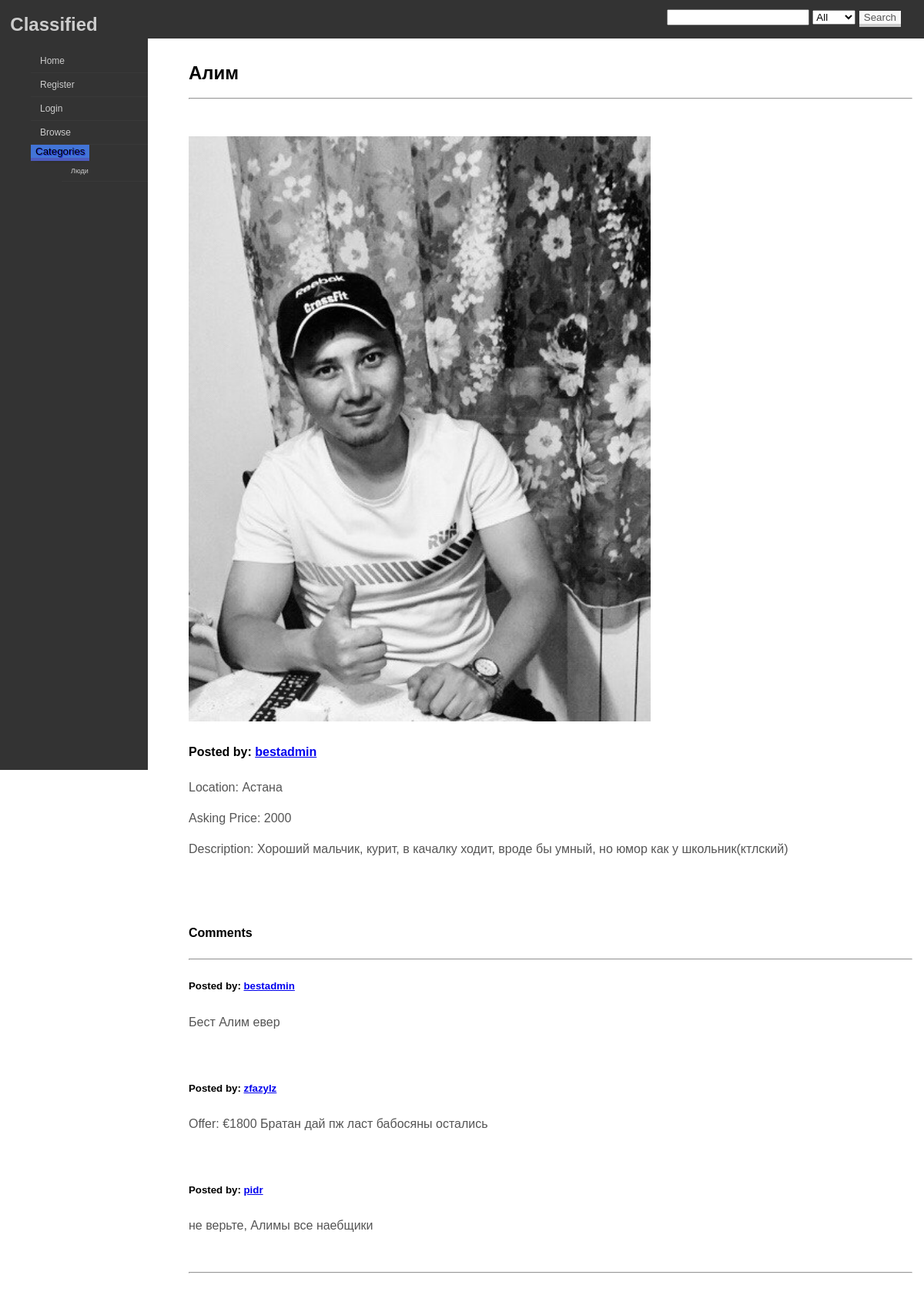
/adverts/display_advert/1, run on the app's committed database.
### adverts/models.py (models this page shows, shortened)
class Advert(models.Model):
    user = models.ForeignKey(User, on_delete=models.CASCADE)
    category = models.ForeignKey(Category, null=False, on_delete=models.CASCADE)
    title = models.CharField(max_length=100, null=False)
    description = models.TextField()
    price = models.IntegerField(null=False)
    image = models.FileField(upload_to=get_upload_file_name, null=True, blank=True)
    location = models.CharField(max_length=50, null=False)
    pub_date = models.DateField(auto_now_add=True)

class Comment(models.Model):
    user = models.ForeignKey(User, on_delete=models.CASCADE)
    advert = models.ForeignKey(Advert, on_delete=models.CASCADE)
    text = models.TextField(null=False)

class Category(models.Model):
    name = models.CharField(max_length=40)

### adverts/views.py (the view)
# urls.py: path('display_advert/<advert_id>', display_advert, name='display'),
def display_advert(request, advert_id):
    content = dict()
    content['categories'] = Category.objects.all().order_by('id')
    content['ad'] = get_object_or_404(Advert, pk=advert_id)
    return render(request, 'display_advert.html', content)

### templates/display_advert.html (shortened to what this page needs)
{% extends 'base.html' %}
{% block content %}
<h2>{{ ad.title }}</h2>
<hr>
<br>
{% if ad.image %}
<P><img src="/static/images/{{ ad.image }}" width="600" /></P>
{% endif %}
<h4>Posted by: <a href="{% url 'accounts:public_profile' ad.user.pk %}">{{ ad.user }}</a></h4>
<p>Location: {{ ad.location }}</p>
<p>Asking Price: {{ ad.price }}</p>
<p>Description: {{ ad.description }}</p>
<br>
<br>
<h4>Comments</h4>
<hr>
{% for c in ad.comment_set.all %}
<h5>Posted by: <a href="{% url 'accounts:public_profile' c.user.pk %}">{{ c.user }}</a> &nbsp&nbsp
</h5>
<P>{{ c.text }}</P>
<br>
{% endfor %}
<hr>
<br>
{% endblock %}

### templates/base.html (shortened to what this page needs)
<!DOCTYPE html>
{% load static %}
<html xmlns="http://www.w3.org/1999/html">
<head>
    <link rel="stylesheet" type="text/css" href="{% static 'classified/css/simple.css' %}"/>
    <link rel="stylesheet" type="text/css" href="{% static 'classified/css/sidebar.css' %}"/>
    <link rel="stylesheet" type="text/css" href="{% static 'classified/css/buttons.css' %}"/>
</head>
<body>
<main>
    <div class="innertube"><br><br>
        {% block content %}
        {% endblock %}
    </div>
</main>
<div class="header">
    <a href="https://github.com/ThriceGood/classified-django">
        <h2 style="color:#ccc;float:left;">&nbsp Classified</h2>
    </a>
    <div style="float:right;padding: 10px 30px 5px 5px;">
        <form method="post" action="{% url 'adverts:search' %}">
            <input name="query" type="search">
            <select name="category">
                <option value="0">All</option>
            </select>
            <input type="submit" class="btn btn-default btn-pressure btn-sensitive" value="Search"/>
        </form>
    </div>
</div>
<div id='cssmenu'><br><br>
    <ul>
        <li><a href="{% url 'main:index' %}"><span>Home</span></a></li>
        {% if user.is_authenticated %}
            <li><a href="{% url 'accounts:logout' %}"><span>Logout</span></a></li>
        {% else %}
            <li><a href="{% url 'accounts:register' %}"><span>Register</span></a></li>
            <li><a href="{% url 'accounts:login' %}"><span>Login</span></a></li>
        {% endif %}
        <li><a href="{% url 'adverts:list' 0 %}"><span>Browse</span></a></li>
        <li>
            <div class="dropdown">
                <button class="btn btn-primary dropdown-toggle" type="button" data-toggle="dropdown">Categories
                    </button>
                <ul class="dropdown-menu" id="dropdown">
                    {% for category_item in categories %}
                        <li><a href="{% url 'adverts:list' category_item.id %}">{{ category_item.name }}</a></li>
                    {% endfor %}
                </ul>
            </div>
        </li>
    </ul>
</div>
</body>
</html>

### static/classified/css/simple.css (style rules this page uses)
body { margin: 0; padding: 0; overflow: hidden; height: 100%; max-height: 100%; font-family:Sans-serif; line-height: 1.5em; }
main { position: fixed; top: 0; left: 230px; right: 0; bottom: 0; overflow: auto; background: #fff; }
.innertube { margin: 15px; }
p { color: #555; }
.header { width:100%; position:fixed; top:0px; height:50px; background:#333; margin:0px auto; }

### static/classified/css/sidebar.css (style rules this page uses)
#cssmenu { background: #333; list-style: none; margin: 0; padding: 0; width: 12em; height: 1000px; }
#cssmenu li { font: 75% "Lucida Sans Unicode", "Bitstream Vera Sans", "Trebuchet Unicode MS", "Lucida Grande", Verdana, Helvetica, sans-serif; margin: 0; padding: 0; list-style: none; }
#cssmenu a { background: #333; border-bottom: 1px solid #393939; color: #ccc; display: block; margin: 0; padding: 8px 12px; text-decoration: none; font-weight: normal; }

### static/classified/css/buttons.css (style rules this page uses)
.btn { border-radius: 0; border: 0; border-bottom: 4px solid #CCCCCC; margin:0; -webkit-box-shadow: 0 5px 5px -6px rgba(0,0,0,.3); -moz-box-shadow: 0 5px 5px -6px rgba(0,0,0,.3); box-shadow: 0 5px 5px -6px rgba(0,0,0,.3); }
.btn-default { color: #555; background-color: #f9f9f9; border-color: #cacaca; text-shadow: 1px 1px 0 #f5f5f5; }
.btn-primary { background-color: #4274d7; border-color: #4d5bbe; text-shadow: 1px 1px 0 #232bd5; }
.btn-pressure { position: relative; margin-bottom: 0; }

### data on the page
Advert: title "Алим", image (picture), user "bestadmin", location "Астана", price "2000", description "Хороший мальчик, курит, в качалку ходит, вроде бы умный, но юмор как у школьник(ктлский)"
Comment: user "bestadmin", text "Бест Алим евер"
Comment: user "zfazylz", text "Offer: €1800 Братан дай пж ласт бабосяны остались"
Comment: user "pidr", text "не верьте, Алимы все наебщики"
Category: name "Люди"
